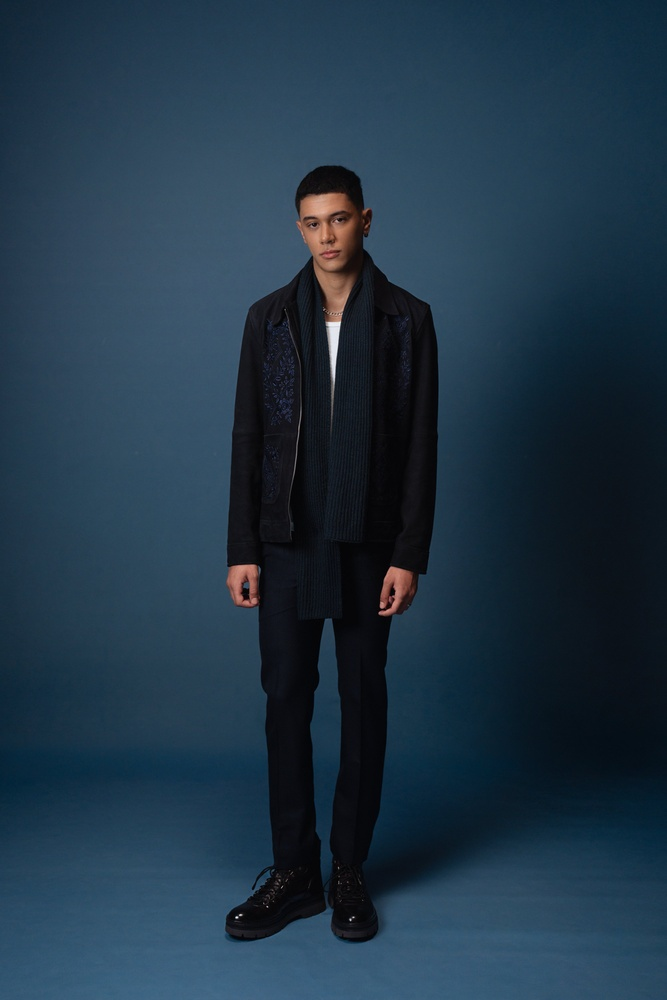
#> input picture jackets_original/BEN03124 (1).jpg, 667 x 1000 px, shrunk from 2667 x 4000 before the run, found by its file name
$ python inspect_ben03124.py
#> lines starting #> are read from the running program, lines starting #| are printed output that depends on the picture
from PIL import Image

im = Image.open('jackets_original/BEN03124 (1).jpg')
#> im is the input picture: PIL image 667x1000 RGB; mean R, G, B 32.1, 52.9, 69.5
w, h = im.size
#> w = 667; h = 1000
print(f"BEN03124 size: {w}x{h}")
#| BEN03124 size: 667x1000

# The person is standing
# Let's crop:
# 1. Face
# 2. Torso (jacket)
# 3. Legs/pants

face = im.crop((int(w * 0.4), int(h * 0.15), int(w * 0.6), int(h * 0.3)))
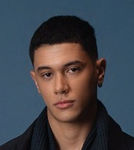
#> face: PIL image 134x150 RGB; mean R, G, B 66.8, 68.8, 75.5
torso = im.crop((int(w * 0.3), int(h * 0.28), int(w * 0.7), int(h * 0.65)))
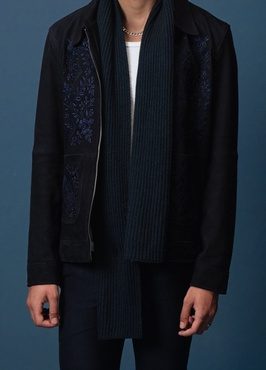
#> torso: PIL image 266x370 RGB; mean R, G, B 29.1, 36.2, 45.1
legs = im.crop((int(w * 0.35), int(h * 0.6), int(w * 0.65), int(h * 0.95)))
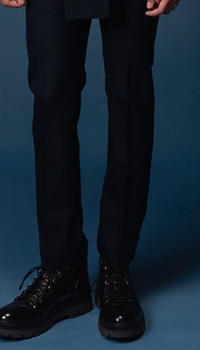
#> legs: PIL image 200x350 RGB; mean R, G, B 20, 34.2, 46.5

face.save('scratch/ben03124_face.jpg')
torso.save('scratch/ben03124_torso.jpg')
legs.save('scratch/ben03124_legs.jpg')

print("Saved BEN03124 crops.")

$ run again, with jackets_original/BEN03136 (1).jpg copied over jackets_original/BEN03124 (1).jpg
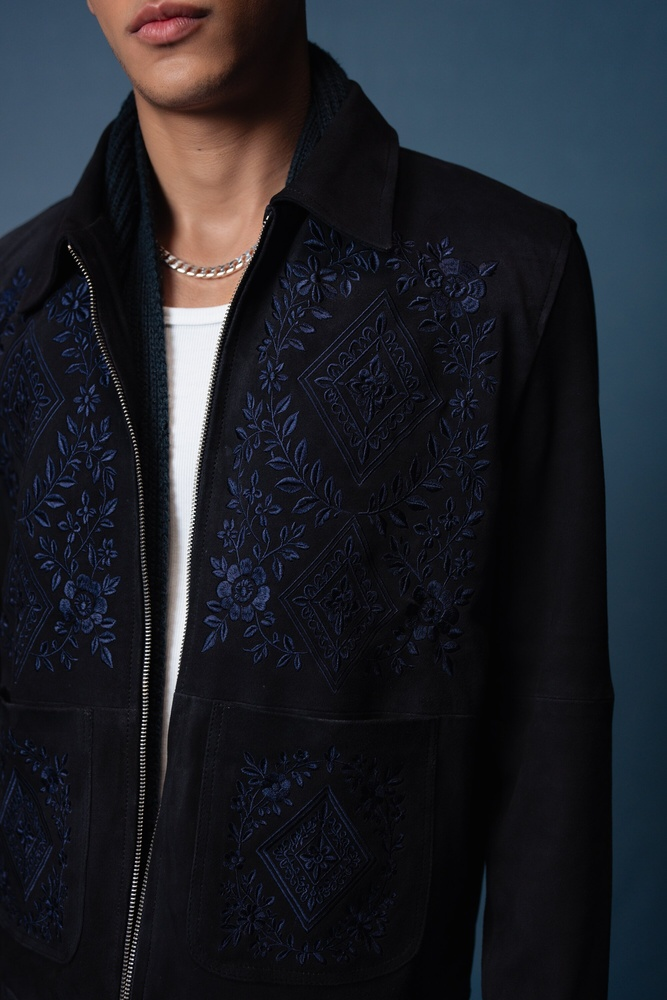
#> input picture jackets_original/BEN03136 (1).jpg, 667 x 1000 px, shrunk from 2000 x 3000 before the run, found by its file name
#> im is the input picture: PIL image 667x1000 RGB; mean R, G, B 31.3, 33.6, 40.7
#| BEN03124 size: 667x1000
#> `torso = im.crop((int(w * 0.3), int(h * 0.28), int(w * 0.7), int(h * 0...`:
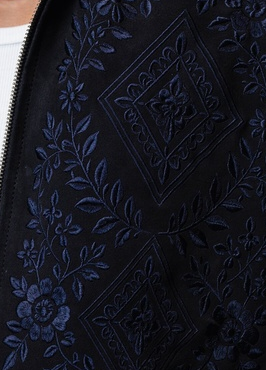
#> torso: PIL image 266x370 RGB; mean R, G, B 25, 25.6, 34
#> `legs = im.crop((int(w * 0.35), int(h * 0.6), int(w * 0.65), int(h * 0...`:
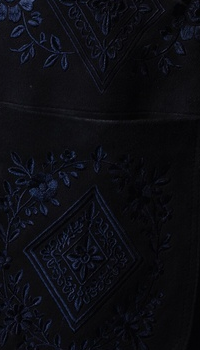
#> legs: PIL image 200x350 RGB; mean R, G, B 12.6, 13.1, 18.7
